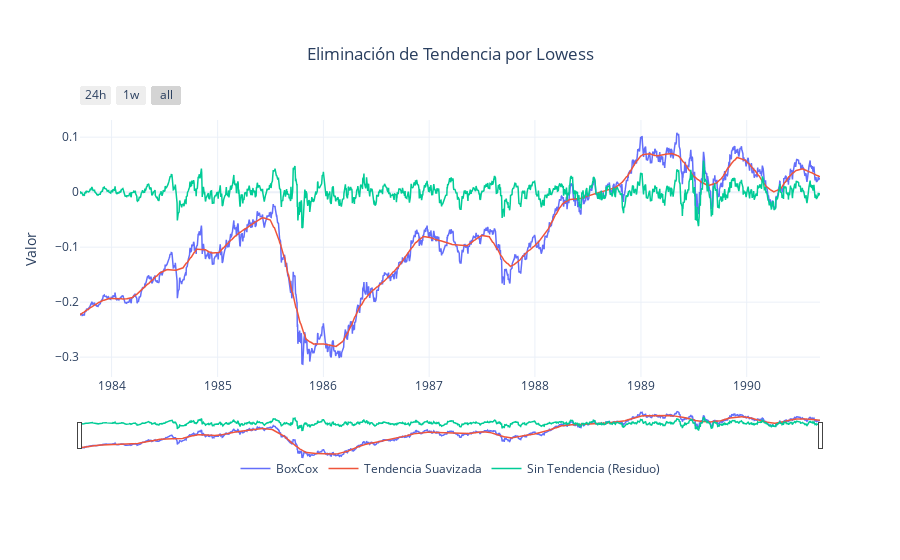

The notebook cell this image was saved under:
### Code cell
# Traemos las columnas calculadas en R
df['Trend'] = %R df_r$Trend
df['Trend_Removed'] = %R df_r$Trend_Removed

plot_('Eliminación de Tendencia por Lowess', 
      (df.index, df["BoxCox_Consumo"], "BoxCox"),
      (df.index, df["Trend"], "Tendencia Suavizada"),
      (df.index, df["Trend_Removed"], "Sin Tendencia (Residuo)"))

### Figure 1 — Plotly figure (JSON) as saved in the notebook; plotly's stock layout.template omitted (floating-point values rounded to 4 significant figures; data arrays with more than 128 entries replaced by an {"elided": "..."} marker saying what was removed)
{"data": [{"line": {"width": 1.5}, "mode": "lines", "name": "BoxCox", "type": "scatter", "x": {"elided": "1825 str values"}, "y": {"elided": "1825 float values"}}, {"line": {"width": 1.5}, "mode": "lines", "name": "Tendencia Suavizada", "type": "scatter", "x": {"elided": "1825 str values"}, "y": {"elided": "1825 float values"}}, {"line": {"width": 1.5}, "mode": "lines", "name": "Sin Tendencia (Residuo)", "type": "scatter", "x": {"elided": "1825 str values"}, "y": {"elided": "1825 float values"}}], "layout": {"legend": {"orientation": "h", "x": 0.5, "xanchor": "center", "y": -0.3, "yanchor": "top"}, "margin": {"b": 100, "t": 120}, "title": {"text": "Eliminación de Tendencia por Lowess", "x": 0.5, "xanchor": "center"}, "xaxis": {"rangeselector": {"buttons": [{"count": 24, "label": "24h", "step": "hour", "stepmode": "backward"}, {"count": 7, "label": "1w", "step": "day", "stepmode": "backward"}, {"step": "all"}], "x": 0, "y": 1.05}, "rangeslider": {"visible": true}, "type": "date"}, "yaxis": {"autorange": true, "title": {"text": "Valor"}}}}
